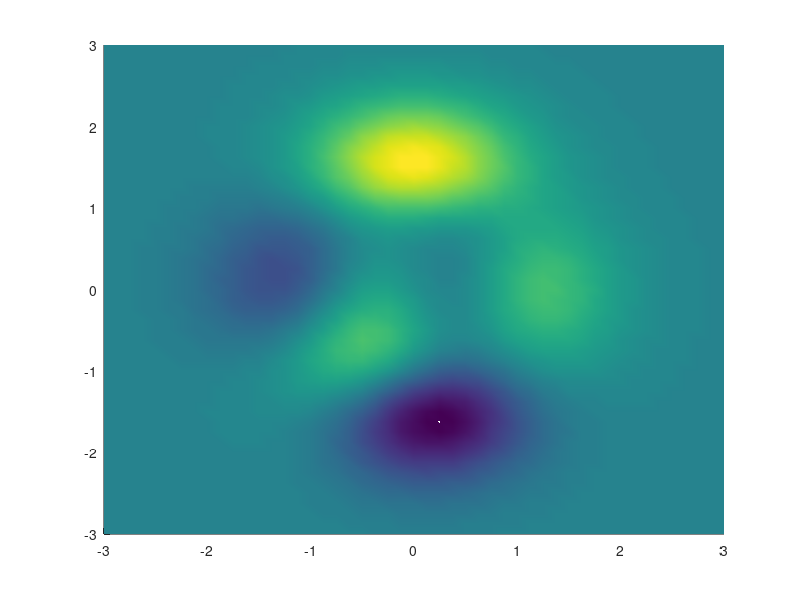

This chart was generated by the following MATLAB code:
%% CHAPTER 8, EXPORT FORMAT AND RESOLUTION
%
%   3165_08_01: Image Resolution, Formats 
%   Copyright 2012 Packt Publishing
%   $Revision: 1 $
%   $Date: 2012-07-16 24:00:00
%% Add path to utilities
addpath([pwd '\..\..\..\utilities']);

% create a figure
peaks;view(2);shading interp;
set(gcf,'Color',[1 1 1]);

% print to specs JPEG
print(gcf,'-djpeg','-r200','./../3165_08_Images/3165_08_01_1.jpeg');



